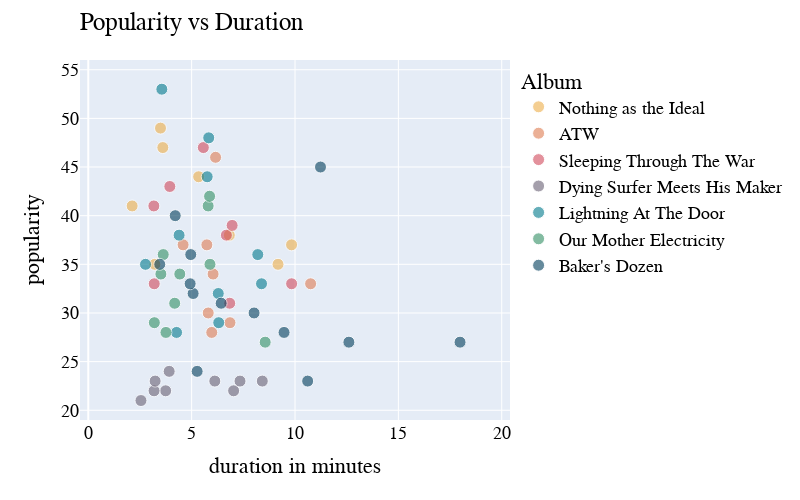

The cell this chart's notebook holds for it:
### Markdown cell above
Hmm, well. For "Baker's Dozen" tracks it seems to be true, at least.

I'd like to know whether long tracks are less popular even though the correlation heatmap suggested only a negligible negative correlation of -0.17.

### Code cell
fig = px.scatter(atw, x='duration_minutes', y='popularity', color='album_name', custom_data=['name'], color_discrete_map=cpal_px, opacity=0.6)

fig.update_traces(marker=dict(size=12,
                              line=dict(width=1,
                                        color='white')),
                  selector=dict(mode='markers'))
fig.update_traces(hovertemplate='%{customdata[0]}')
fig.update_layout(
    title="Popularity vs Duration",
    legend_title="Album",
    title_x=0.1, 
    xaxis_title="duration in minutes",
    width=800,
    height=500,
    font_family="ROCKABILLY",
    font_color="black",
    font_size=18,
    title_font_family="Boucherie Block",
    legend_title_font_family="Boucherie Block")
fig.update_yaxes(range=[19,56])
fig.update_xaxes(range=[-0.4,20.4])
fig.show()

### Figure 1 — Plotly figure (JSON) as saved in the notebook; plotly's stock layout.template omitted (floating-point values rounded to 4 significant figures)
{"data": [{"customdata": [["Saturnine & Iron Jaw"], ["Enemy of My Enemy"], ["Everest"], ["See You Next Fall"], ["The Children of Coyote Woman"], ["41"], ["Lights Out"], ["Rats in Ruin"]], "hovertemplate": "%{customdata[0]}", "legendgroup": "Nothing as the Ideal", "marker": {"color": "#edae49", "line": {"color": "white", "width": 1}, "opacity": 0.6, "size": 12, "symbol": "circle"}, "mode": "markers", "name": "Nothing as the Ideal", "orientation": "v", "showlegend": true, "type": "scatter", "x": [6.822, 3.494, 2.122, 9.833, 3.606, 5.339, 3.221, 9.179], "xaxis": "x", "y": [38, 49, 41, 37, 47, 44, 35, 35], "yaxis": "y"}, {"customdata": [["Fishbelly 86 Onions"], ["Workhorse"], ["1st vs. 2nd"], ["Half-Tongue"], ["Diamond"], ["Harvest Feast"], ["HJTC"], ["Rob's Dream"]], "hovertemplate": "%{customdata[0]}", "legendgroup": "ATW", "marker": {"color": "#df7c52", "line": {"color": "white", "width": 1}, "opacity": 0.6, "size": 12, "symbol": "circle"}, "mode": "markers", "name": "ATW", "orientation": "v", "showlegend": true, "type": "scatter", "x": [6.037, 5.737, 5.974, 4.587, 6.159, 10.76, 5.802, 6.854], "xaxis": "x", "y": [34, 37, 28, 37, 46, 33, 30, 29], "yaxis": "y"}, {"customdata": [["Bulls"], ["Don't Bring Me Coffee"], ["Bruce Lee"], ["3-5-7"], ["Am I Going Up?"], ["Alabaster"], ["Cowboy Kirk"], ["Internet"]], "hovertemplate": "%{customdata[0]}", "legendgroup": "Sleeping Through The War", "marker": {"color": "#d1495b", "line": {"color": "white", "width": 1}, "opacity": 0.6, "size": 12, "symbol": "circle"}, "mode": "markers", "name": "Sleeping Through The War", "orientation": "v", "showlegend": true, "type": "scatter", "x": [6.681, 3.172, 3.191, 3.945, 5.566, 6.959, 6.842, 9.837], "xaxis": "x", "y": [38, 41, 33, 43, 47, 39, 31, 33], "yaxis": "y"}, {"customdata": [["Call Me Star"], ["El Centro"], ["Dirt Preachers"], ["This Is Where It Falls Apart"], ["Mellowing"], ["Open Passageways"], ["Instrumental 2 (Welcome To The Caveman Future)"], ["Talisman"], ["Blood And Sand / Milk And Endless Waters"]], "hovertemplate": "%{customdata[0]}", "legendgroup": "Dying Surfer Meets His Maker", "marker": {"color": "#696174", "line": {"color": "white", "width": 1}, "opacity": 0.6, "size": 12, "symbol": "circle"}, "mode": "markers", "name": "Dying Surfer Meets His Maker", "orientation": "v", "showlegend": true, "type": "scatter", "x": [3.913, 8.418, 3.744, 7.032, 3.183, 3.234, 2.549, 6.121, 7.339], "xaxis": "x", "y": [24, 23, 22, 22, 22, 23, 21, 23, 23], "yaxis": "y"}, {"customdata": [["Funeral For A Great Drunken Bird"], ["When God Comes Back"], ["The Marriage Of Coyote Woman"], ["Swallowed By The Sea"], ["Charles William"], ["The Death Of Coyote Woman"], ["Romany Dagger"], ["Mountain"], ["Romany Dagger (Remended)"], ["Surface-To-Air Whistle"]], "hovertemplate": "%{customdata[0]}", "legendgroup": "Lightning At The Door", "marker": {"color": "#00798c", "line": {"color": "white", "width": 1}, "opacity": 0.6, "size": 12, "symbol": "circle"}, "mode": "markers", "name": "Lightning At The Door", "orientation": "v", "showlegend": true, "type": "scatter", "x": [4.394, 3.558, 5.827, 8.381, 5.752, 8.2, 2.769, 6.287, 4.271, 6.312], "xaxis": "x", "y": [38, 53, 48, 33, 44, 36, 35, 32, 28, 29], "yaxis": "y"}, {"customdata": [["Heavy/Like a Witch"], ["The Urn"], ["Bloodhounds"], ["Guns"], ["Elk.Blood.Heart"], ["Until It Unwinds"], ["Easy"], ["Family Song for the Leaving"], ["Right Hand"], ["I Can't Even See Myself (Bonus)"]], "hovertemplate": "%{customdata[0]}", "legendgroup": "Our Mother Electricity", "marker": {"color": "#318F63", "line": {"color": "white", "width": 1}, "opacity": 0.6, "size": 12, "symbol": "circle"}, "mode": "markers", "name": "Our Mother Electricity", "orientation": "v", "showlegend": true, "type": "scatter", "x": [5.798, 3.625, 3.513, 4.427, 5.868, 8.558, 4.181, 3.757, 5.888, 3.196], "xaxis": "x", "y": [41, 36, 34, 34, 42, 27, 31, 28, 35, 29], "yaxis": "y"}, {"customdata": [["Real Hippies Are Cowboys"], ["Mama Is a Shining Star"], ["Hush, I'm on TV"], ["Holding Your Breath Across the River"], ["Tour Death Song"], ["Tiger's Pit"], ["6969 WXL THE CAGE"], ["L'hotel Serein"], ["Acid Face"], ["Slow City"], ["Silver To Rust"], ["Blacksnake Blues"], ["Fall Into Place"]], "hovertemplate": "%{customdata[0]}", "legendgroup": "Baker's Dozen", "marker": {"color": "#003d5b", "line": {"color": "white", "width": 1}, "opacity": 0.6, "size": 12, "symbol": "circle"}, "mode": "markers", "name": "Baker's Dozen", "orientation": "v", "showlegend": true, "type": "scatter", "x": [8.02, 10.61, 5.072, 6.428, 4.958, 4.927, 5.266, 4.206, 17.98, 12.61, 9.471, 11.23, 3.457], "xaxis": "x", "y": [30, 23, 32, 31, 36, 33, 24, 40, 27, 27, 28, 45, 35], "yaxis": "y"}], "layout": {"font": {"color": "black", "family": "ROCKABILLY", "size": 18}, "height": 500, "legend": {"title": {"font": {"family": "Boucherie Block"}, "text": "Album"}, "tracegroupgap": 0}, "margin": {"t": 60}, "title": {"font": {"family": "Boucherie Block"}, "text": "Popularity vs Duration", "x": 0.1}, "width": 800, "xaxis": {"anchor": "y", "domain": [0, 1], "range": [-0.4, 20.4], "title": {"text": "duration in minutes"}, "type": "linear"}, "yaxis": {"anchor": "x", "domain": [0, 1], "range": [19, 56], "title": {"text": "popularity"}, "type": "linear"}}}
